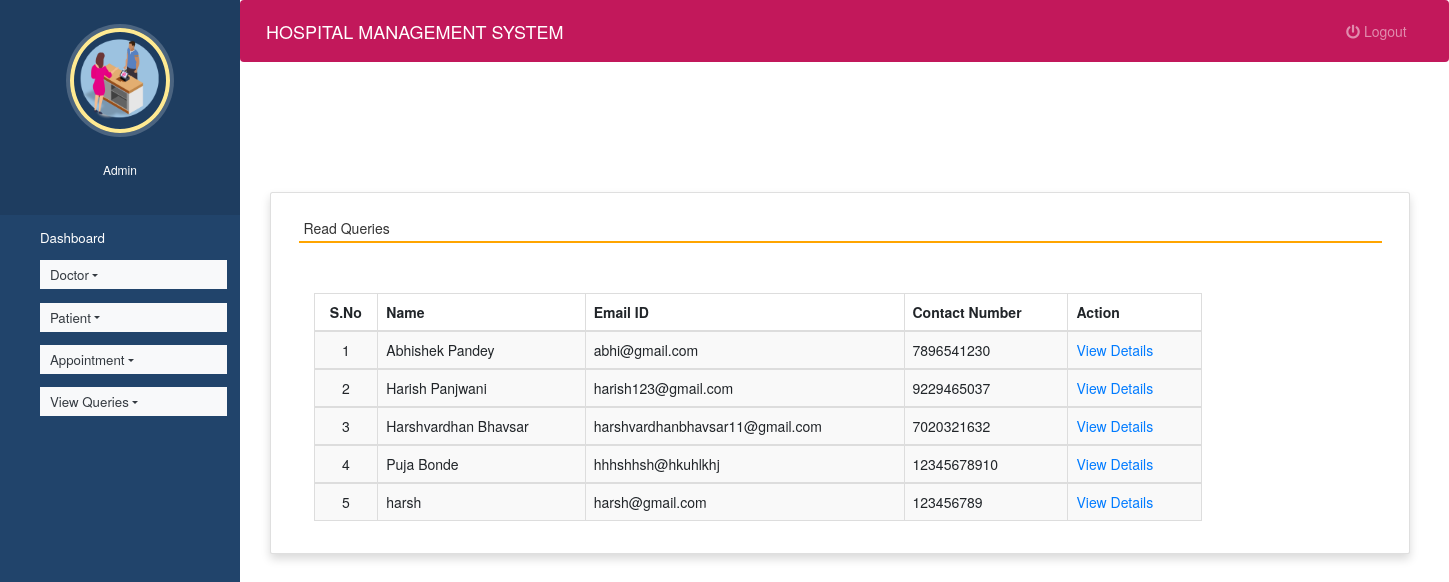
Screenshot of /read_queries (signed in) with the database file from the repository.
### hospitals/models.py (models this page shows, shortened)
class Contact(models.Model):
    name = models.CharField(max_length=100, null=True)
    contact = models.CharField(max_length=15, null=True)
    email = models.CharField(max_length=50, null=True)
    subject = models.CharField(max_length=100, null=True)
    message = models.CharField(max_length=300, null=True)
    msgdate = models.DateField(null=True)
    isread = models.CharField(max_length=10,null=True)

### hospitals/views.py (the view)
# urls.py: path('read_queries', read_queries, name='read_queries'),
def read_queries(request):
    if not request.user.is_authenticated:
        return redirect('login')
    contact = Contact.objects.filter(isread="yes")
    return render(request,'read_queries.html', locals())

### hospitals/templates/read_queries.html (shortened to what this page needs)
{% extends 'admin_nav.html' %}
{% load static %}
{% block content %}
<head>
 <link rel="stylesheet" href="https://maxcdn.bootstrapcdn.com/bootstrap/3.4.1/css/bootstrap.min.css">
  <link rel="stylesheet" href="https://cdnjs.cloudflare.com/ajax/libs/font-awesome/4.7.0/css/font-awesome.min.css">
  <link rel="stylesheet" href="https://use.fontawesome.com/releases/v5.6.3/css/all.css">
</head>
<br><br><br><br>
<div class="container card shadow m-5">
    <div class="card-body">
        <h5 class="p-2" style="border-bottom: 2px solid orange">Read Queries</h5>
		<div class="container mt-5">
            <table id="example" class="table table-striped table-bordered" style="width:80%">
			<thead>
                                    <tr>
                                        <th class="text-center">S.No</th>
                                        <th class="d-none d-sm-table-cell">Name</th>
                                        <th class="d-none d-sm-table-cell">Email ID</th>
                                        <th class="d-none d-sm-table-cell">Contact Number</th>
                                        <th class="d-none d-sm-table-cell" style="width: 15%;">Action</th>
                                    </tr>
                                </thead>
                                {% for i in contact %}
                                <tbody>
                                    <tr>
                                        <td class="text-center">{{forloop.counter}}</td>
                                        <td class="font-w600">{{i.name}}</td>
                                        <td class="font-w600">{{i.email}}</td>
                                        <td class="font-w600">{{i.contact}}</td>
                                        <td class="font-w600"><a href="{% url 'view_queries' i.id %}" class="text-primary">View Details</a></td>
                                    </tr>
                                        {% endfor %}
                                </tbody>
            </table>
        </div>
    </div>
</div>
{% endblock content %}

### hospitals/static/style.css (style rules this page uses)
body { padding-left: 240px; }

### hospitals/templates/admin_nav.html (style rules this page uses)
a:link { text-decoration: none; }
a { color: white; }
body { padding-left: 240px; }

### rows the page displays
Contact: name "Abhishek Pandey", email "abhi@gmail.com", contact "7896541230"
Contact: name "Harish Panjwani", email "harish123@gmail.com", contact "9229465037"
Contact: name "Harshvardhan Bhavsar", email "harshvardhanbhavsar11@gmail.com", contact "7020321632"
Contact: name "Puja Bonde", email "hhhshhsh@hkuhlkhj", contact "12345678910"
Contact: name "harsh", email "harsh@gmail.com", contact "123456789"
